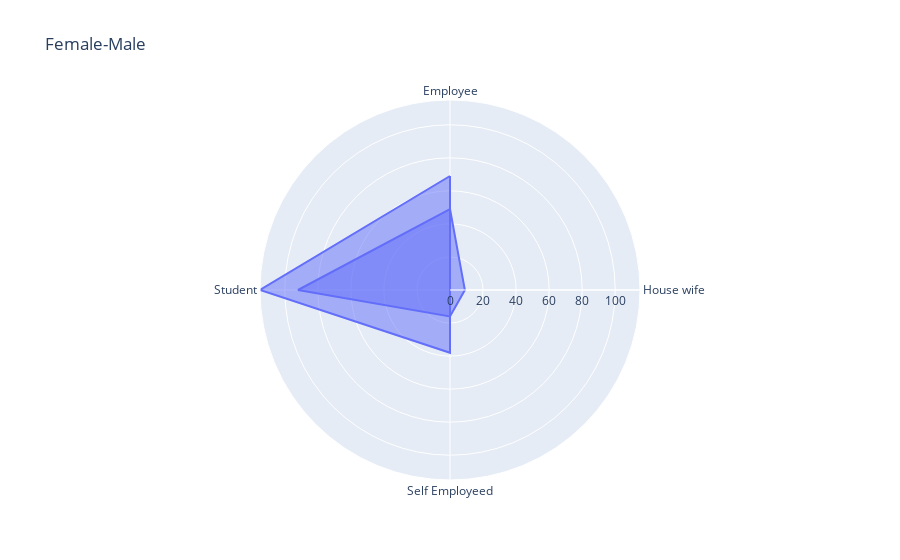

Notebook code cell kept with this figure:
### Code cell
import plotly.express as px
import pandas as pd
df = pd.DataFrame(dict(
    r_male=df1.loc['Male',:],
    r_female=df1.loc['Female',:],
    
    theta=list(df1.columns) ))
print(df)
fig = px.line_polar(df, r='r_female', theta='theta', line_close=True,title="Female-Male",labels={
                     "Male": " Male",
                     "Female": "Female)",
                     
                 })
fig1=px.line_polar(df, r='r_male', theta='theta', line_close=True,title="Male")
fig.add_trace(fig1.data[0])
fig.update_traces(fill='toself')
fig.show()

### Figure 1 — Plotly figure (JSON) as saved in the notebook; plotly's stock layout.template omitted (floating-point values rounded to 4 significant figures)
{"data": [{"fill": "toself", "hovertemplate": "r_female=%{r}<br>theta=%{theta}<extra></extra>", "legendgroup": "", "line": {"color": "#636efa", "dash": "solid"}, "mode": "lines", "name": "", "r": [49, 9, 16, 92, 49], "showlegend": false, "subplot": "polar", "theta": ["Employee", "House wife", "Self Employeed", "Student", "Employee"], "type": "scatterpolar"}, {"fill": "toself", "hovertemplate": "r_male=%{r}<br>theta=%{theta}<extra></extra>", "legendgroup": "", "line": {"color": "#636efa", "dash": "solid"}, "mode": "lines", "name": "", "r": [69, 0, 38, 115, 69], "showlegend": false, "subplot": "polar", "theta": ["Employee", "House wife", "Self Employeed", "Student", "Employee"], "type": "scatterpolar"}], "layout": {"legend": {"tracegroupgap": 0}, "polar": {"angularaxis": {"direction": "clockwise", "rotation": 90}, "domain": {"x": [0, 1], "y": [0, 1]}}, "title": {"text": "Female-Male"}}}
